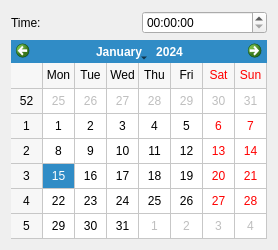
<ui version="4.0" >
 <class>DateTime</class>
 <widget class="QWidget" name="DateTime" >
  <property name="geometry" >
   <rect>
    <x>0</x>
    <y>0</y>
    <width>250</width>
    <height>250</height>
   </rect>
  </property>
  <property name="maximumSize" >
   <size>
    <width>250</width>
    <height>250</height>
   </size>
  </property>
  <property name="windowTitle" >
   <string>Form</string>
  </property>
  <layout class="QVBoxLayout" >
   <item>
    <layout class="QHBoxLayout" >
     <item>
      <widget class="QLabel" name="timeLbl" >
       <property name="text" >
        <string>Time:</string>
       </property>
      </widget>
     </item>
     <item>
      <widget class="QTimeEdit" name="timeEdit" />
     </item>
    </layout>
   </item>
   <item>
    <widget class="QCalendarWidget" name="calendarWidget" >
     <property name="gridVisible" >
      <bool>true</bool>
     </property>
    </widget>
   </item>
  </layout>
 </widget>
 <resources/>
 <connections/>
</ui>
